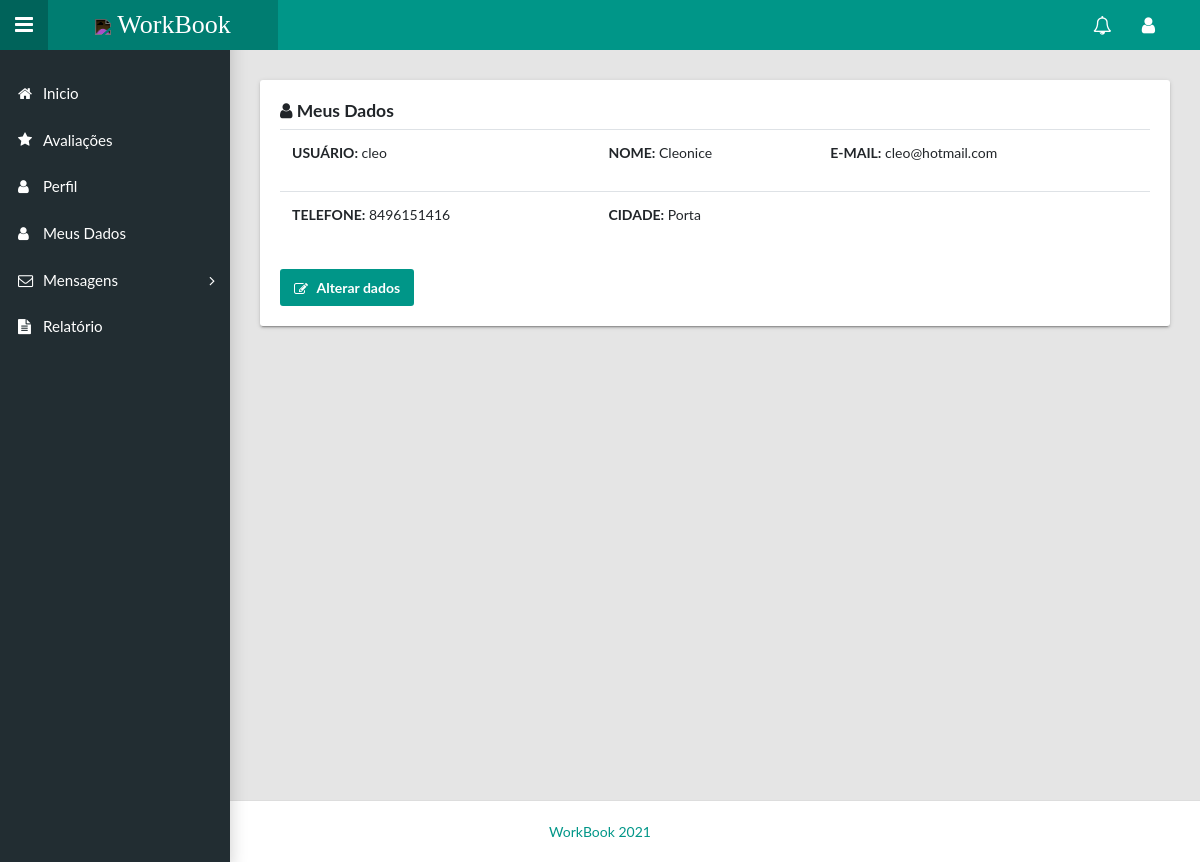
Page /usuario/detalhesusuario/13 (signed in) on the committed database.
### usuario/models.py (models this page shows, shortened)
class Usuario(AbstractUser):
    nome = models.CharField('nome', max_length=250)
    email = models.EmailField()
    senha = models.CharField('senha', max_length=250)
    cidade = models.CharField('cidade', max_length=250)
    estado = models.CharField('estado', max_length=250)
    telefone = models.CharField('Telefone', max_length=20)
    perfil = models.OneToOneField(Perfil, on_delete=models.CASCADE, null=True, blank=True)
    is_staff = models.BooleanField(default=1)
    is_superuser = models.BooleanField(default=1)
    is_active = models.BooleanField(default=True)
    LOAN_STATUS = (
        ('profissional', 'Profissional'),
        ('cliente', 'Cliente'),
    )
    status = models.CharField(max_length=15, choices=LOAN_STATUS, blank=True)
    class Meta:
        db_table = 'usuario'

### usuario/views.py (the view)
# urls.py: path('detalhesusuario/<int:id>', views.detalhesusuario, name="detalhesusuario"),
@login_required(login_url='usuario:submit_login')
def detalhesusuario(request,id):
    data = {}
    usuario = Usuario.objects.get(id=id)
    form = FormDadosUsu(request.POST or None, instance=usuario)
    if form.is_valid():
        form.save()
        return redirect('disciplina:listar')
    data['form'] = form
    data['usuario'] = usuario
    return render(request, 'detalhesusuario.html', data)

### usuario/templates/detalhesusuario.html
{% extends 'model-page.html' %}
{% block content %}
{% load crispy_forms_tags %}
<main class="app-content">
    <div class="row">
        <div class="col-md-12">
            <div class="tile">
                <h5><i class="fa fa-user"></i> Meus Dados</h5>
                <div class="row">
                    <div class="col-lg-12">
                        <table class="table table-hover">
                            <tbody>
                            <tr>
                                <td>
                                    <p><b class="text-uppercase">Usuário:</b> {{usuario.username}}</p>
                                </td>
                                <td>
                                    <p><b class="text-uppercase">Nome:</b> {{usuario.first_name}}</p>
                                </td>
                                <td>
                                    <p><b class="text-uppercase">E-mail:</b> {{usuario.email}}</p>
                                </td>
                            </tr>
                            <tr>
                                <td>
                                    <p><b class="text-uppercase">Telefone:</b> {{usuario.telefone}}</p>
                                </td>
                                <td>
                                    <p><b class="text-uppercase">Cidade:</b> {{usuario.cidade}}</p>
                                </td>
                                <td></td>
                            </tr>
                            </tbody>
                        </table>
                        <div class="row col">
                            <a class="btn btn-primary block" href="{% url 'usuario:alterarUsuario' request.user.id %}"><em
                                    class="fa fa-pencil-square-o">&nbsp;</em>Alterar dados</a>
                        </div>
                    </div>
                </div>
            </div>
        </div>
    </div>
</main>
{% endblock %}

### rows in the picture
Usuario: username "cleo", first_name "Cleonice", email "cleo@hotmail.com", telefone "8496151416", cidade "Porta"
